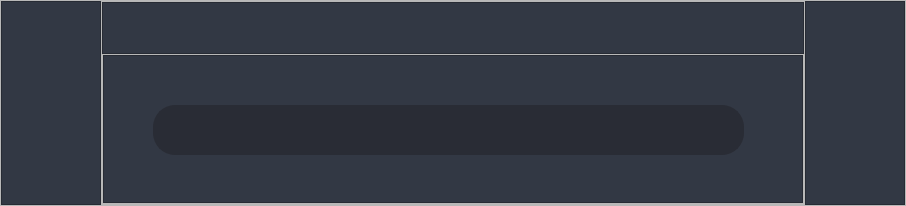
               <widget class="QWidget" name="conversation_page">
                <layout class="QVBoxLayout" name="verticalLayout_7">
                 <property name="spacing">
                  <number>0</number>
                 </property>
                 <property name="leftMargin">
                  <number>0</number>
                 </property>
                 <property name="topMargin">
                  <number>0</number>
                 </property>
                 <property name="rightMargin">
                  <number>0</number>
                 </property>
                 <property name="bottomMargin">
                  <number>0</number>
                 </property>
                 <item>
                  <widget class="QFrame" name="frame">
                   <property name="frameShape">
                    <enum>QFrame::Shape::StyledPanel</enum>
                   </property>
                   <property name="frameShadow">
                    <enum>QFrame::Shadow::Raised</enum>
                   </property>
                   <layout class="QHBoxLayout" name="horizontalLayout_33">
                    <property name="spacing">
                     <number>0</number>
                    </property>
                    <property name="leftMargin">
                     <number>0</number>
                    </property>
                    <property name="topMargin">
                     <number>0</number>
                    </property>
                    <property name="rightMargin">
                     <number>0</number>
                    </property>
                    <property name="bottomMargin">
                     <number>0</number>
                    </property>
                    <item>
                     <widget class="QFrame" name="frame_46">
                      <property name="minimumSize">
                       <size>
                        <width>100</width>
                        <height>0</height>
                       </size>
                      </property>
                      <property name="maximumSize">
                       <size>
                        <width>400</width>
                        <height>16777215</height>
                       </size>
                      </property>
                      <property name="styleSheet">
                       <string notr="true">background-color: rgb(50, 56, 68);</string>
                      </property>
                      <property name="frameShape">
                       <enum>QFrame::Shape::StyledPanel</enum>
                      </property>
                      <property name="frameShadow">
                       <enum>QFrame::Shadow::Raised</enum>
                      </property>
                     </widget>
                    </item>
                    <item>
                     <widget class="QFrame" name="frame_45">
                      <property name="minimumSize">
                       <size>
                        <width>700</width>
                        <height>0</height>
                       </size>
                      </property>
                      <property name="maximumSize">
                       <size>
                        <width>1100</width>
                        <height>16777215</height>
                       </size>
                      </property>
                      <property name="frameShape">
                       <enum>QFrame::Shape::StyledPanel</enum>
                      </property>
                      <property name="frameShadow">
                       <enum>QFrame::Shadow::Raised</enum>
                      </property>
                      <layout class="QVBoxLayout" name="verticalLayout_18">
                       <property name="spacing">
                        <number>0</number>
                       </property>
                       <property name="leftMargin">
                        <number>0</number>
                       </property>
                       <property name="topMargin">
                        <number>0</number>
                       </property>
                       <property name="rightMargin">
                        <number>0</number>
                       </property>
                       <property name="bottomMargin">
                        <number>0</number>
                       </property>
                       <item>
                        <widget class="QFrame" name="frame_58">
                         <property name="maximumSize">
                          <size>
                           <width>16777215</width>
                           <height>16777215</height>
                          </size>
                         </property>
                         <property name="styleSheet">
                          <string notr="true">background-color: rgb(50, 56, 68);</string>
                         </property>
                         <property name="frameShape">
                          <enum>QFrame::Shape::StyledPanel</enum>
                         </property>
                         <property name="frameShadow">
                          <enum>QFrame::Shadow::Raised</enum>
                         </property>
                         <layout class="QVBoxLayout" name="verticalLayout_20">
                          <property name="spacing">
                           <number>0</number>
                          </property>
                          <property name="leftMargin">
                           <number>0</number>
                          </property>
                          <property name="topMargin">
                           <number>50</number>
                          </property>
                          <property name="rightMargin">
                           <number>0</number>
                          </property>
                          <property name="bottomMargin">
                           <number>0</number>
                          </property>
                          <item>
                           <layout class="QVBoxLayout" name="chat_layout"/>
                          </item>
                         </layout>
                        </widget>
                       </item>
                       <item>
                        <widget class="QFrame" name="frame_2">
                         <property name="minimumSize">
                          <size>
                           <width>0</width>
                           <height>150</height>
                          </size>
                         </property>
                         <property name="maximumSize">
                          <size>
                           <width>16777215</width>
                           <height>150</height>
                          </size>
                         </property>
                         <property name="frameShape">
                          <enum>QFrame::Shape::StyledPanel</enum>
                         </property>
                         <property name="frameShadow">
                          <enum>QFrame::Shadow::Raised</enum>
                         </property>
                         <layout class="QHBoxLayout" name="horizontalLayout_34">
                          <property name="spacing">
                           <number>0</number>
                          </property>
                          <property name="leftMargin">
                           <number>0</number>
                          </property>
                          <property name="topMargin">
                           <number>0</number>
                          </property>
                          <property name="rightMargin">
                           <number>0</number>
                          </property>
                          <property name="bottomMargin">
                           <number>0</number>
                          </property>
                          <item>
                           <widget class="QFrame" name="frame_59">
                            <property name="styleSheet">
                             <string notr="true">background-color: rgb(50, 56, 68);</string>
                            </property>
                            <property name="frameShape">
                             <enum>QFrame::Shape::StyledPanel</enum>
                            </property>
                            <property name="frameShadow">
                             <enum>QFrame::Shadow::Raised</enum>
                            </property>
                           </widget>
                          </item>
                          <item>
                           <widget class="QFrame" name="frame_60">
                            <property name="minimumSize">
                             <size>
                              <width>700</width>
                              <height>0</height>
                             </size>
                            </property>
                            <property name="styleSheet">
                             <string notr="true">background-color: rgb(50, 56, 68);</string>
                            </property>
                            <property name="frameShape">
                             <enum>QFrame::Shape::StyledPanel</enum>
                            </property>
                            <property name="frameShadow">
                             <enum>QFrame::Shadow::Raised</enum>
                            </property>
                            <widget class="StickyButton" name="addButton_2">
                             <property name="geometry">
                              <rect>
                               <x>50</x>
                               <y>50</y>
                               <width>51</width>
                               <height>45</height>
                              </rect>
                             </property>
                             <property name="minimumSize">
                              <size>
                               <width>0</width>
                               <height>45</height>
                              </size>
                             </property>
                             <property name="maximumSize">
                              <size>
                               <width>160</width>
                               <height>16777215</height>
                              </size>
                             </property>
                             <property name="font">
                              <font>
                               <family>Noto Sans Medium</family>
                               <pointsize>10</pointsize>
                              </font>
                             </property>
                             <property name="cursor">
                              <cursorShape>PointingHandCursor</cursorShape>
                             </property>
                             <property name="styleSheet">
                              <string notr="true">QPushButton{
	background:none;
	border:none;
	color:rgba(255, 255, 255, 180);
	border-radius: 21px ;
	margin-top:3px;
}
QPushButton:hover{
	background-color: rgb(45, 48, 58);
}</string>
                             </property>
                             <property name="text">
                              <string/>
                             </property>
                             <property name="icon">
                              <iconset>
                               <normaloff>../Reqs/add_icon.png</normaloff>../Reqs/add_icon.png</iconset>
                             </property>
                             <property name="iconSize">
                              <size>
                               <width>22</width>
                               <height>22</height>
                              </size>
                             </property>
                            </widget>
                            <widget class="AutoGrowTextEdit" name="text_prompt_2">
                             <property name="enabled">
                              <bool>true</bool>
                             </property>
                             <property name="geometry">
                              <rect>
                               <x>50</x>
                               <y>50</y>
                               <width>591</width>
                               <height>50</height>
                              </rect>
                             </property>
                             <property name="sizePolicy">
                              <sizepolicy hsizetype="Expanding" vsizetype="Expanding">
                               <horstretch>0</horstretch>
                               <verstretch>0</verstretch>
                              </sizepolicy>
                             </property>
                             <property name="minimumSize">
                              <size>
                               <width>0</width>
                               <height>50</height>
                              </size>
                             </property>
                             <property name="maximumSize">
                              <size>
                               <width>16777215</width>
                               <height>50</height>
                              </size>
                             </property>
                             <property name="sizeIncrement">
                              <size>
                               <width>0</width>
                               <height>0</height>
                              </size>
                             </property>
                             <property name="baseSize">
                              <size>
                               <width>0</width>
                               <height>0</height>
                              </size>
                             </property>
                             <property name="font">
                              <font>
                               <family>Roboto</family>
                               <pointsize>10</pointsize>
                              </font>
                             </property>
                             <property name="styleSheet">
                              <string notr="true">QTextEdit{
 	border:2px solid rgb(41, 44, 53);
    border-radius:22px;
	background-color: rgb(41, 44, 53);
    color:rgba(255, 	255, 255, 210);
    padding-left:20px;
	padding-top:10px;
	padding-right:15px;
	padding-bottom:45px;
}

QTextEdit:hover{
	border:2px solid rgb(220, 0, 220);
}

QTextEdit:focus{
	border:2px solid rgb(85,170,255);
}</string>
                             </property>
                             <property name="frameShape">
                              <enum>QFrame::Shape::StyledPanel</enum>
                             </property>
                             <property name="frameShadow">
                              <enum>QFrame::Shadow::Plain</enum>
                             </property>
                             <property name="sizeAdjustPolicy">
                              <enum>QAbstractScrollArea::SizeAdjustPolicy::AdjustToContents</enum>
                             </property>
                             <property name="html">
                              <string>&lt;!DOCTYPE HTML PUBLIC &quot;-//W3C//DTD HTML 4.0//EN&quot; &quot;http://www.w3.org/TR/REC-html40/strict.dtd&quot;&gt;
&lt;html&gt;&lt;head&gt;&lt;meta name=&quot;qrichtext&quot; content=&quot;1&quot; /&gt;&lt;meta charset=&quot;utf-8&quot; /&gt;&lt;style type=&quot;text/css&quot;&gt;
p, li { white-space: pre-wrap; }
hr { height: 1px; border-width: 0; }
li.unchecked::marker { content: &quot;\2610&quot;; }
li.checked::marker { content: &quot;\2612&quot;; }
&lt;/style&gt;&lt;/head&gt;&lt;body style=&quot; font-family:'Roboto'; font-size:10pt; font-weight:400; font-style:normal;&quot;&gt;
&lt;p style=&quot;-qt-paragraph-type:empty; margin-top:0px; margin-bottom:0px; margin-left:0px; margin-right:0px; -qt-block-indent:0; text-indent:0px; font-family:'MS Shell Dlg 2'; font-size:7.8pt;&quot;&gt;&lt;br /&gt;&lt;/p&gt;&lt;/body&gt;&lt;/html&gt;</string>
                             </property>
                             <property name="placeholderText">
                              <string>Ask Anything</string>
                             </property>
                            </widget>
                            <widget class="StickyButton" name="searchButton_2">
                             <property name="geometry">
                              <rect>
                               <x>590</x>
                               <y>50</y>
                               <width>45</width>
                               <height>45</height>
                              </rect>
                             </property>
                             <property name="sizePolicy">
                              <sizepolicy hsizetype="Fixed" vsizetype="Fixed">
                               <horstretch>0</horstretch>
                               <verstretch>0</verstretch>
                              </sizepolicy>
                             </property>
                             <property name="minimumSize">
                              <size>
                               <width>45</width>
                               <height>45</height>
                              </size>
                             </property>
                             <property name="maximumSize">
                              <size>
                               <width>45</width>
                               <height>45</height>
                              </size>
                             </property>
                             <property name="font">
                              <font>
                               <family>Noto Sans Medium</family>
                               <pointsize>10</pointsize>
                              </font>
                             </property>
                             <property name="cursor">
                              <cursorShape>PointingHandCursor</cursorShape>
                             </property>
                             <property name="styleSheet">
                              <string notr="true">QPushButton{
	background:none;
	border:none;
	color:rgba(255, 255, 255, 180);
	background-color: rgb(41, 44, 53);
	border-radius: 21px ;
	margin-top:3px;
}
QPushButton:hover{
	background-color: rgb(45, 48, 58);
}</string>
                             </property>
                             <property name="text">
                              <string/>
                             </property>
                             <property name="icon">
                              <iconset>
                               <normaloff>../Reqs/search.png</normaloff>../Reqs/search.png</iconset>
                             </property>
                             <property name="iconSize">
                              <size>
                               <width>27</width>
                               <height>27</height>
                              </size>
                             </property>
                            </widget>
                            <zorder>text_prompt_2</zorder>
                            <zorder>addButton_2</zorder>
                            <zorder>searchButton_2</zorder>
                           </widget>
                          </item>
                          <item>
                           <widget class="QFrame" name="frame_61">
                            <property name="styleSheet">
                             <string notr="true">background-color: rgb(50, 56, 68);</string>
                            </property>
                            <property name="frameShape">
                             <enum>QFrame::Shape::StyledPanel</enum>
                            </property>
                            <property name="frameShadow">
                             <enum>QFrame::Shadow::Raised</enum>
                            </property>
                           </widget>
                          </item>
                         </layout>
                        </widget>
                       </item>
                      </layout>
                     </widget>
                    </item>
                    <item>
                     <widget class="QFrame" name="frame_47">
                      <property name="minimumSize">
                       <size>
                        <width>100</width>
                        <height>0</height>
                       </size>
                      </property>
                      <property name="maximumSize">
                       <size>
                        <width>400</width>
                        <height>16777215</height>
                       </size>
                      </property>
                      <property name="styleSheet">
                       <string notr="true">background-color: rgb(50, 56, 68);</string>
                      </property>
                      <property name="frameShape">
                       <enum>QFrame::Shape::StyledPanel</enum>
                      </property>
                      <property name="frameShadow">
                       <enum>QFrame::Shadow::Raised</enum>
                      </property>
                     </widget>
                    </item>
                   </layout>
                  </widget>
                 </item>
                </layout>
               </widget>
